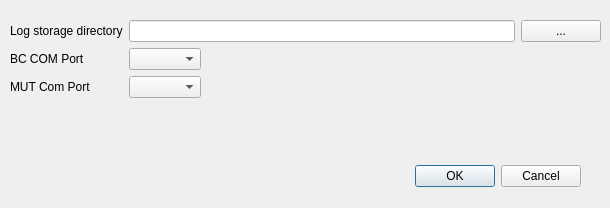
<?xml version="1.0" encoding="UTF-8"?>
<ui version="4.0">
 <class>Setting</class>
 <widget class="QDialog" name="Setting">
  <property name="windowModality">
   <enum>Qt::ApplicationModal</enum>
  </property>
  <property name="geometry">
   <rect>
    <x>0</x>
    <y>0</y>
    <width>610</width>
    <height>208</height>
   </rect>
  </property>
  <property name="windowTitle">
   <string>Dialog</string>
  </property>
  <property name="modal">
   <bool>true</bool>
  </property>
  <widget class="QDialogButtonBox" name="buttonBox">
   <property name="geometry">
    <rect>
     <x>30</x>
     <y>160</y>
     <width>551</width>
     <height>32</height>
    </rect>
   </property>
   <property name="orientation">
    <enum>Qt::Horizontal</enum>
   </property>
   <property name="standardButtons">
    <set>QDialogButtonBox::Cancel|QDialogButtonBox::Ok</set>
   </property>
  </widget>
  <widget class="QWidget" name="formLayoutWidget">
   <property name="geometry">
    <rect>
     <x>10</x>
     <y>20</y>
     <width>591</width>
     <height>121</height>
    </rect>
   </property>
   <layout class="QFormLayout" name="formLayout">
    <item row="0" column="0">
     <widget class="QLabel" name="label">
      <property name="text">
       <string>Log storage directory</string>
      </property>
     </widget>
    </item>
    <item row="0" column="1">
     <layout class="QHBoxLayout" name="horizontalLayout">
      <item>
       <widget class="QLineEdit" name="logDirEdit"/>
      </item>
      <item>
       <widget class="QPushButton" name="pushButton">
        <property name="sizePolicy">
         <sizepolicy hsizetype="Fixed" vsizetype="Fixed">
          <horstretch>0</horstretch>
          <verstretch>0</verstretch>
         </sizepolicy>
        </property>
        <property name="text">
         <string>...</string>
        </property>
       </widget>
      </item>
     </layout>
    </item>
    <item row="1" column="0">
     <widget class="QLabel" name="label_2">
      <property name="text">
       <string>BC COM Port</string>
      </property>
     </widget>
    </item>
    <item row="1" column="1">
     <widget class="QComboBox" name="BCPortComboBox">
      <property name="sizePolicy">
       <sizepolicy hsizetype="Fixed" vsizetype="Fixed">
        <horstretch>0</horstretch>
        <verstretch>0</verstretch>
       </sizepolicy>
      </property>
     </widget>
    </item>
    <item row="2" column="0">
     <widget class="QLabel" name="label_3">
      <property name="text">
       <string>MUT Com Port</string>
      </property>
     </widget>
    </item>
    <item row="2" column="1">
     <widget class="QComboBox" name="MUTPortComboBox">
      <property name="sizePolicy">
       <sizepolicy hsizetype="Fixed" vsizetype="Fixed">
        <horstretch>0</horstretch>
        <verstretch>0</verstretch>
       </sizepolicy>
      </property>
     </widget>
    </item>
   </layout>
  </widget>
 </widget>
 <resources/>
 <connections>
  <connection>
   <sender>buttonBox</sender>
   <signal>accepted()</signal>
   <receiver>Setting</receiver>
   <slot>accept()</slot>
   <hints>
    <hint type="sourcelabel">
     <x>248</x>
     <y>254</y>
    </hint>
    <hint type="destinationlabel">
     <x>157</x>
     <y>274</y>
    </hint>
   </hints>
  </connection>
  <connection>
   <sender>buttonBox</sender>
   <signal>rejected()</signal>
   <receiver>Setting</receiver>
   <slot>reject()</slot>
   <hints>
    <hint type="sourcelabel">
     <x>316</x>
     <y>260</y>
    </hint>
    <hint type="destinationlabel">
     <x>286</x>
     <y>274</y>
    </hint>
   </hints>
  </connection>
 </connections>
</ui>
